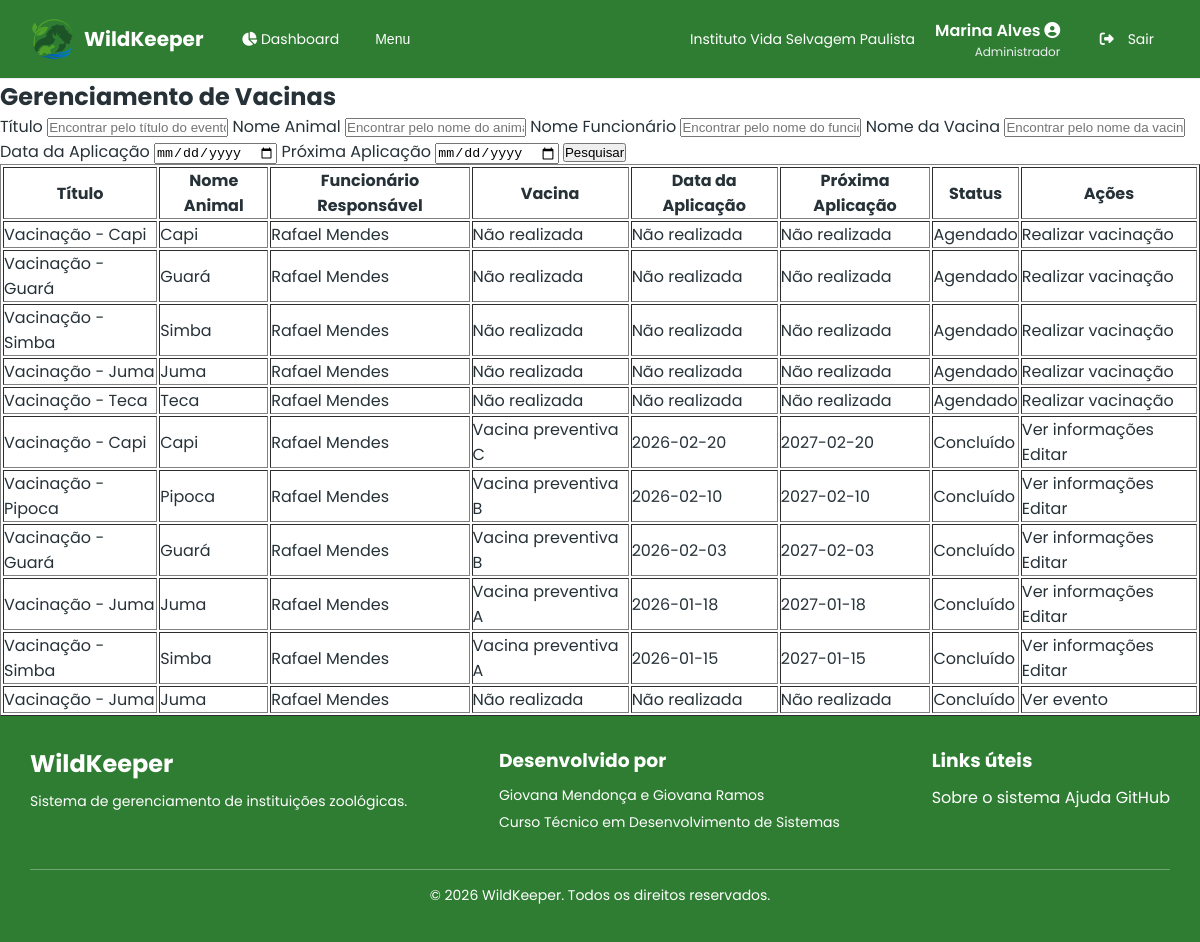
The page /src/vacinas/index.php (signed in) on the database its author committed.
### tables this page shows
CREATE TABLE

    IF NOT EXISTS eventos (

        id INT PRIMARY KEY AUTO_INCREMENT,

        titulo VARCHAR(255) NOT NULL,

        descricao TEXT,

        tipo ENUM (

            'Consulta',

            'Vacinação',
'Manutenção',

            'Transferência',

            'Outro'

        ) NOT NULL,

        data_inicio DATETIME NOT NULL,

        data_fim DATETIME NOT NULL,

        animal_id INT DEFAULT NULL,

        habitat_id INT DEFAULT NULL,

        funcionario_id INT NOT NULL,

        status ENUM (

            'Agendado',

            'Em andamento',

            'Concluído',

            'Cancelado'

        ) NOT NULL DEFAULT 'Agendado',

        instituicao_id INT NOT NULL,

        FOREIGN KEY (animal_id) REFERENCES animais (id),

        FOREIGN KEY (habitat_id) REFERENCES habitats (id),

        FOREIGN KEY (funcionario_id) REFERENCES users (id),

        FOREIGN KEY (instituicao_id) REFERENCES instituicoes (id),
        CONSTRAINT chk_eventos_associacoes CHECK (
            (tipo IN ('Consulta', 'Vacinação') AND animal_id IS NOT NULL)
            OR (tipo = 'Manutenção' AND habitat_id IS NOT NULL)
            OR (tipo = 'Transferência' AND animal_id IS NOT NULL AND habitat_id IS NOT NULL)
            OR (tipo = 'Outro')
        ),

        created_at TIMESTAMP DEFAULT CURRENT_TIMESTAMP,

        updated_at TIMESTAMP DEFAULT CURRENT_TIMESTAMP ON UPDATE CURRENT_TIMESTAMP

    );

CREATE TABLE

    IF NOT EXISTS animais (

        id INT PRIMARY KEY AUTO_INCREMENT,

        nome VARCHAR(100) NOT NULL,

        sexo ENUM ('Masculino', 'Feminino', 'Indeterminado'),

        data_nascimento DATE DEFAULT NULL,

        data_chegada DATE DEFAULT NULL,

        peso DECIMAL(10, 3) NOT NULL,  

        altura DECIMAL(10, 3) NOT NULL,  

        microchip VARCHAR(20) NOT NULL UNIQUE,

        observacoes TEXT,

        especie_id INT NOT NULL,

        habitat_id INT NOT NULL,

        status_id INT NOT NULL,

        saude_status_id INT NOT NULL,

        instituicao_id INT NOT NULL,

        FOREIGN KEY (especie_id) REFERENCES especies (id),

        FOREIGN KEY (habitat_id) REFERENCES habitats (id),

        FOREIGN KEY (status_id) REFERENCES status_animais (id),

        FOREIGN KEY (saude_status_id) REFERENCES saude_status (id),

        FOREIGN KEY (instituicao_id) REFERENCES instituicoes (id),

        created_at TIMESTAMP DEFAULT CURRENT_TIMESTAMP,

        updated_at TIMESTAMP DEFAULT CURRENT_TIMESTAMP ON UPDATE CURRENT_TIMESTAMP

    );

CREATE TABLE

    IF NOT EXISTS users (

        id INT PRIMARY KEY AUTO_INCREMENT,

        nome VARCHAR(100) NOT NULL,

        cpf VARCHAR(14) NOT NULL UNIQUE,

        data_nascimento DATE NOT NULL,

        genero ENUM (

            'Masculino',

            'Feminino',

            'Não-binário',

            'Outro',

            'Prefiro não informar'

        ) NOT NULL,

        telefone VARCHAR(20) NOT NULL UNIQUE,

        email VARCHAR(100) NOT NULL UNIQUE,

        senha_hash VARCHAR(255) NOT NULL,

        cargo_id INT NOT NULL,

        status ENUM ('Ativo', 'Férias', 'Afastado', 'Desligado') DEFAULT 'Ativo',

        instituicao_id INT NOT NULL,

        FOREIGN KEY (cargo_id) REFERENCES cargos (id),

        FOREIGN KEY (instituicao_id) REFERENCES instituicoes (id),

        created_at TIMESTAMP DEFAULT CURRENT_TIMESTAMP,

        updated_at TIMESTAMP DEFAULT CURRENT_TIMESTAMP ON UPDATE CURRENT_TIMESTAMP

    );

CREATE TABLE

    IF NOT EXISTS vacinas (

        id INT PRIMARY KEY AUTO_INCREMENT,

        nome_vacina VARCHAR(50) NOT NULL,

        data_aplicacao DATE NOT NULL,

        proxima_aplicacao DATE DEFAULT NULL,

        observacoes TEXT DEFAULT NULL,

        evento_id INT NOT NULL UNIQUE,

        FOREIGN KEY (evento_id) REFERENCES eventos (id),

        created_at TIMESTAMP DEFAULT CURRENT_TIMESTAMP,

        updated_at TIMESTAMP DEFAULT CURRENT_TIMESTAMP ON UPDATE CURRENT_TIMESTAMP

    );

### src/vacinas/index.php (the view, shortened to what this page needs)
<?php
include "../includes/autenticacao.php";
$titulo = trim($_GET['titulo'] ?? "");
$nomeAnimal = trim($_GET['nome_animal'] ?? "");
$nomeFuncionario = trim($_GET['nome_funcionario'] ?? "");
$nomeVacina = trim($_GET['nome_vacina'] ?? "");
$dataAplicacao = trim($_GET['data_aplicacao'] ?? "");
$proximaAplicacao = trim($_GET['proxima_aplicacao'] ?? "");
$sql = "SELECT
    eventos.id AS evento_id,
    eventos.titulo,
    eventos.data_inicio,
    eventos.data_fim,
    eventos.status AS evento_status,
    animais.id AS animal_id,
    animais.nome AS animal_nome,
    users.id AS funcionario_id,
    users.nome AS funcionario_nome,
    vacinas.id AS vacina_id,
    vacinas.nome_vacina,
    vacinas.data_aplicacao,
    vacinas.proxima_aplicacao,
    vacinas.observacoes
FROM eventos
INNER JOIN animais ON eventos.animal_id = animais.id
INNER JOIN users ON eventos.funcionario_id = users.id
LEFT JOIN vacinas ON vacinas.evento_id = eventos.id
WHERE eventos.tipo = 'Vacinação'
AND eventos.instituicao_id = ?";
$params = [
    $_SESSION['instituicao_id']
];
$types = "i";
$sql .= " ORDER BY eventos.data_inicio DESC";
$stmt = $conexao->prepare($sql);
if (!empty($types) && !empty($params)) {
    $stmt->bind_param($types, ...$params);
}
$stmt->execute();
$result = $stmt->get_result();
?>
<!DOCTYPE html>
<html lang="pt-br">
<head>
    <link rel="stylesheet" href="../../assets/css/reset.css">
    <link rel="stylesheet" href="../../assets/css/dashboard_global.css">
    <link rel="stylesheet" href="../../assets/css/tabela.css">
    <link rel="stylesheet" href="https://cdnjs.cloudflare.com/ajax/libs/font-awesome/6.7.2/css/all.min.css">
</head>
<body>
    <?php include "../includes/dashboard-header.php" ?>
    <main>
        <section>
            <h1>Gerenciamento de Vacinas</h1>
            <form action="index.php" method="get">
                <label for="titulo">Título</label>
                <input type="text" data-pesquisa="titulo" data-campos="titulo" name="titulo" id="titulo" placeholder="Encontrar pelo título do evento" value="<?= htmlspecialchars($titulo) ?>">
                <label for="nome_animal">Nome Animal</label>
                <input type="text" data-pesquisa="nome_animal" data-campos="nome_animal" name="nome_animal" id="nome_animal" placeholder="Encontrar pelo nome do animal" value="<?= htmlspecialchars($nomeAnimal) ?>">
                <label for="nome_funcionario">Nome Funcionário</label>
                <input type="text" data-pesquisa="nome_funcionario" data-campos="nome_funcionario" name="nome_funcionario" id="nome_funcionario" placeholder="Encontrar pelo nome do funcionário" value="<?= htmlspecialchars($nomeFuncionario) ?>">
                <label for="nome_vacina">Nome da Vacina</label>
                <input type="text" data-pesquisa="nome_vacina" data-campos="nome_vacina" name="nome_vacina" id="nome_vacina" placeholder="Encontrar pelo nome da vacina" value="<?= htmlspecialchars($nomeVacina) ?>">
                <label for="data_aplicacao">Data da Aplicação</label>
                <input type="date" name="data_aplicacao" id="data_aplicacao" value="<?= htmlspecialchars($dataAplicacao) ?>">
                <label for="proxima_aplicacao">Próxima Aplicação</label>
                <input type="date" name="proxima_aplicacao" id="proxima_aplicacao" value="<?= htmlspecialchars($proximaAplicacao) ?>">
                <button type="submit">Pesquisar</button>
            </form>
            <table border="1" id="tabela">
                <thead>
                    <tr>
                        <th>Título</th>
                        <th>Nome Animal</th>
                        <th>Funcionário Responsável</th>
                        <th>Vacina</th>
                        <th>Data da Aplicação</th>
                        <th>Próxima Aplicação</th>
                        <th>Status</th>
                        <th>Ações</th>
                    </tr>
                </thead>
                <tbody>
                    <?php if ($result->num_rows > 0): ?>
                        <?php while ($vacina = $result->fetch_assoc()): ?>
                            <tr>
                                <td data-campo="titulo"><?= htmlspecialchars($vacina['titulo']) ?></td>
                                <td data-campo="nome_animal"><?= htmlspecialchars($vacina['animal_nome']) ?></td>
                                <td data-campo="nome_funcionario"><?= htmlspecialchars($vacina['funcionario_nome']) ?></td>
                                <td data-campo="nome_vacina"><?= $vacina['vacina_id'] ? htmlspecialchars($vacina['nome_vacina']) : "Não realizada" ?></td>
                                <td><?= $vacina['vacina_id'] ? htmlspecialchars($vacina['data_aplicacao']) : "Não realizada" ?></td>
                                <td><?= $vacina['vacina_id'] ? htmlspecialchars($vacina['proxima_aplicacao'] ?? 'Não possui') : "Não realizada" ?></td>
                                <td><?= htmlspecialchars($vacina['evento_status']) ?></td>
                                <td>
                                    <?php if (($vacina['evento_status'] == 'Agendado' || $vacina['evento_status'] == 'Em andamento') && !$vacina['vacina_id']): ?>
                                        <a href="realizar_vacina.php?evento_id=<?= $vacina['evento_id'] ?>">
                                            Realizar vacinação
                                        </a>
                                    <?php elseif ($vacina['vacina_id']): ?>
                                        <a href="mostrar_vacina.php?id=<?= $vacina['vacina_id'] ?>">
                                            Ver informações
                                        </a>
                                        <a href="editar_vacina.php?id=<?= $vacina['vacina_id'] ?>">
                                            Editar
                                        </a>
                                    <?php else: ?>
                                        <a href="../eventos/mostrar_evento.php?id=<?= $vacina['evento_id'] ?>">
                                            Ver evento
                                        </a>
                                    <?php endif; ?>
                                </td>
                            </tr>
                        <?php endwhile; ?>
                    <?php else: ?>
                        <tr>
                            <td colspan="7">Nenhuma vacinação encontrada.</td>
                        </tr>
                    <?php endif; ?>
                </tbody>
            </table>
        </section>
    </main>
    <?php include "../includes/dashboard-footer.php" ?>
</body>
</html>

### rows shown on the page
eventos: titulo "Vacinação - Capi", animal.nome "Capi", funcionario.nome "Rafael Mendes", shows "Não realizada", status "Agendado"
eventos: titulo "Vacinação - Guará", animal.nome "Guará", funcionario.nome "Rafael Mendes", shows "Não realizada", status "Agendado"
eventos: titulo "Vacinação - Simba", animal.nome "Simba", funcionario.nome "Rafael Mendes", shows "Não realizada", status "Agendado"
eventos: titulo "Vacinação - Juma", animal.nome "Juma", funcionario.nome "Rafael Mendes", shows "Não realizada", status "Agendado"
eventos: titulo "Vacinação - Teca", animal.nome "Teca", funcionario.nome "Rafael Mendes", shows "Não realizada", status "Agendado"
eventos: titulo "Vacinação - Capi", animal.nome "Capi", funcionario.nome "Rafael Mendes", vacinas.nome_vacina "Vacina preventiva C", vacinas.data_aplicacao "2026-02-20", vacinas.proxima_aplicacao "2027-02-20", status "Concluído"
eventos: titulo "Vacinação - Pipoca", animal.nome "Pipoca", funcionario.nome "Rafael Mendes", vacinas.nome_vacina "Vacina preventiva B", vacinas.data_aplicacao "2026-02-10", vacinas.proxima_aplicacao "2027-02-10", status "Concluído"
eventos: titulo "Vacinação - Guará", animal.nome "Guará", funcionario.nome "Rafael Mendes", vacinas.nome_vacina "Vacina preventiva B", vacinas.data_aplicacao "2026-02-03", vacinas.proxima_aplicacao "2027-02-03", status "Concluído"
eventos: titulo "Vacinação - Juma", animal.nome "Juma", funcionario.nome "Rafael Mendes", vacinas.nome_vacina "Vacina preventiva A", vacinas.data_aplicacao "2026-01-18", vacinas.proxima_aplicacao "2027-01-18", status "Concluído"
eventos: titulo "Vacinação - Simba", animal.nome "Simba", funcionario.nome "Rafael Mendes", vacinas.nome_vacina "Vacina preventiva A", vacinas.data_aplicacao "2026-01-15", vacinas.proxima_aplicacao "2027-01-15", status "Concluído"
eventos: titulo "Vacinação - Juma", animal.nome "Juma", funcionario.nome "Rafael Mendes", shows "Não realizada", status "Concluído"

### other values the page prints
$_SESSION['instituicao_nome'] "Instituto Vida Selvagem Paulista"
$_SESSION['nome'] "Marina Alves"
$_SESSION['cargo_nome'] "Administrador"
